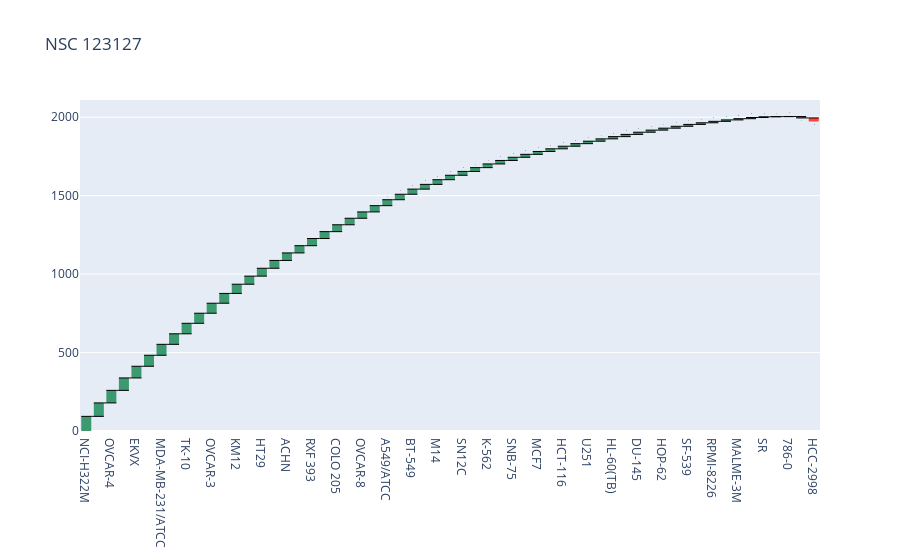

Notebook code cell kept with this figure:
### Code cell
txt="""
    Cell Panel: {}\n
    Cell Line: {}\n
    Average Growth Inhibition: {}    
"""
fig2 = go.Figure(go.Waterfall(
    name="NSC 123127",orientation='v',
    x=[cl['cellname'] for cl in wf_data['cellline']],
    y=[w_d for w_d in wf_data['GrowthPercent']],
    text=[txt.format(w_d.cellpnl['panelnme'],w_d.cellline['cellname'],w_d.GrowthPercent) for w_d in wf_data.itertuples()],
    connector = {"mode":"spanning", "line":{"width":1, "color":"rgb(0, 0, 0)", "dash":"solid"}}
))

fig2.update_layout(title="NSC 123127")

### Figure 1 — Plotly figure (JSON) as saved in the notebook; plotly's stock layout.template omitted (floating-point values rounded to 4 significant figures)
{"data": [{"connector": {"line": {"color": "rgb(0, 0, 0)", "dash": "solid", "width": 1}, "mode": "spanning"}, "name": "NSC 123127", "orientation": "v", "text": ["\n    Cell Panel: Non-Small Cell Lung Cancer\n\n    Cell Line: NCI-H322M\n\n    Average Growth Inhibition: 93.2624    \n", "\n    Cell Panel: Ovarian Cancer\n\n    Cell Line: NCI/ADR-RES\n\n    Average Growth Inhibition: 85.6718    \n", "\n    Cell Panel: Ovarian Cancer\n\n    Cell Line: OVCAR-4\n\n    Average Growth Inhibition: 80.0119    \n", "\n    Cell Panel: Colon Cancer\n\n    Cell Line: HCT-15\n\n    Average Growth Inhibition: 79.234    \n", "\n    Cell Panel: Non-Small Cell Lung Cancer\n\n    Cell Line: EKVX\n\n    Average Growth Inhibition: 74.3344    \n", "\n    Cell Panel: Renal Cancer\n\n    Cell Line: CAKI-1\n\n    Average Growth Inhibition: 70.0689    \n", "\n    Cell Panel: Breast Cancer\n\n    Cell Line: MDA-MB-231/ATCC\n\n    Average Growth Inhibition: 69.7464    \n", "\n    Cell Panel: Renal Cancer\n\n    Cell Line: UO-31\n\n    Average Growth Inhibition: 67.1626    \n", "\n    Cell Panel: Renal Cancer\n\n    Cell Line: TK-10\n\n    Average Growth Inhibition: 66.8771    \n", "\n    Cell Panel: Melanoma\n\n    Cell Line: MDA-MB-435\n\n    Average Growth Inhibition: 64.2625    \n", "\n    Cell Panel: Ovarian Cancer\n\n    Cell Line: OVCAR-3\n\n    Average Growth Inhibition: 63.7123    \n", "\n    Cell Panel: Melanoma\n\n    Cell Line: SK-MEL-2\n\n    Average Growth Inhibition: 62.43    \n", "\n    Cell Panel: Colon Cancer\n\n    Cell Line: KM12\n\n    Average Growth Inhibition: 58.6151    \n", "\n    Cell Panel: Melanoma\n\n    Cell Line: SK-MEL-28\n\n    Average Growth Inhibition: 51.5544    \n", "\n    Cell Panel: Colon Cancer\n\n    Cell Line: HT29\n\n    Average Growth Inhibition: 50.1512    \n", "\n    Cell Panel: Ovarian Cancer\n\n    Cell Line: OVCAR-5\n\n    Average Growth Inhibition: 49.9135    \n", "\n    Cell Panel: Renal Cancer\n\n    Cell Line: ACHN\n\n    Average Growth Inhibition: 47.878    \n", "\n    Cell Panel: Ovarian Cancer\n\n    Cell Line: IGROV1\n\n    Average Growth Inhibition: 46.0475    \n", "\n    Cell Panel: Renal Cancer\n\n    Cell Line: RXF 393\n\n    Average Growth Inhibition: 45.8027    \n", "\n    Cell Panel: Prostate Cancer\n\n    Cell Line: PC-3\n\n    Average Growth Inhibition: 43.8512    \n", "\n    Cell Panel: Colon Cancer\n\n    Cell Line: COLO 205\n\n    Average Growth Inhibition: 43.7183    \n", "\n    Cell Panel: Breast Cancer\n\n    Cell Line: HS 578T\n\n    Average Growth Inhibition: 41.4933    \n", "\n    Cell Panel: Ovarian Cancer\n\n    Cell Line: OVCAR-8\n\n    Average Growth Inhibition: 40.4616    \n", "\n    Cell Panel: Ovarian Cancer\n\n    Cell Line: SK-OV-3\n\n    Average Growth Inhibition: 39.8973    \n", "\n    Cell Panel: Non-Small Cell Lung Cancer\n\n    Cell Line: A549/ATCC\n\n    Average Growth Inhibition: 37.7984    \n", "\n    Cell Panel: CNS Cancer\n\n    Cell Line: SF-268\n\n    Average Growth Inhibition: 34.8801    \n", "\n    Cell Panel: Breast Cancer\n\n    Cell Line: BT-549\n\n    Average Growth Inhibition: 32.7956    \n", "\n    Cell Panel: Melanoma\n\n    Cell Line: UACC-257\n\n    Average Growth Inhibition: 30.1423    \n", "\n    Cell Panel: Melanoma\n\n    Cell Line: M14\n\n    Average Growth Inhibition: 29.7339    \n", "\n    Cell Panel: Colon Cancer\n\n    Cell Line: SW-620\n\n    Average Growth Inhibition: 28.2593    \n", "\n    Cell Panel: Renal Cancer\n\n    Cell Line: SN12C\n\n    Average Growth Inhibition: 24.5983    \n", "\n    Cell Panel: Non-Small Cell Lung Cancer\n\n    Cell Line: NCI-H522\n\n    Average Growth Inhibition: 24.1166    \n", "\n    Cell Panel: Leukemia\n\n    Cell Line: K-562\n\n    Average Growth Inhibition: 23.4991    \n", "\n    Cell Panel: Renal Cancer\n\n    Cell Line: A498\n\n    Average Growth Inhibition: 22.2426    \n", "\n    Cell Panel: CNS Cancer\n\n    Cell Line: SNB-75\n\n    Average Growth Inhibition: 20.2167    \n", "\n    Cell Panel: Melanoma\n\n    Cell Line: UACC-62\n\n    Average Growth Inhibition: 18.8141    \n", "\n    Cell Panel: Breast Cancer\n\n    Cell Line: MCF7\n\n    Average Growth Inhibition: 18.2095    \n", "\n    Cell Panel: Melanoma\n\n    Cell Line: LOX IMVI\n\n    Average Growth Inhibition: 16.95    \n", "\n    Cell Panel: Colon Cancer\n\n    Cell Line: HCT-116\n\n    Average Growth Inhibition: 16.5476    \n", "\n    Cell Panel: Breast Cancer\n\n    Cell Line: T-47D\n\n    Average Growth Inhibition: 16.301    \n", "\n    Cell Panel: CNS Cancer\n\n    Cell Line: U251\n\n    Average Growth Inhibition: 15.619    \n", "\n    Cell Panel: Non-Small Cell Lung Cancer\n\n    Cell Line: NCI-H23\n\n    Average Growth Inhibition: 14.93    \n", "\n    Cell Panel: Leukemia\n\n    Cell Line: HL-60(TB)\n\n    Average Growth Inhibition: 14.4034    \n", "\n    Cell Panel: CNS Cancer\n\n    Cell Line: SNB-19\n\n    Average Growth Inhibition: 13.9623    \n", "\n    Cell Panel: Prostate Cancer\n\n    Cell Line: DU-145\n\n    Average Growth Inhibition: 13.9557    \n", "\n    Cell Panel: CNS Cancer\n\n    Cell Line: SF-295\n\n    Average Growth Inhibition: 13.4616    \n", "\n    Cell Panel: Non-Small Cell Lung Cancer\n\n    Cell Line: HOP-62\n\n    Average Growth Inhibition: 12.356    \n", "\n    Cell Panel: Leukemia\n\n    Cell Line: MOLT-4\n\n    Average Growth Inhibition: 12.0509    \n", "\n    Cell Panel: CNS Cancer\n\n    Cell Line: SF-539\n\n    Average Growth Inhibition: 12.0112    \n", "\n    Cell Panel: Non-Small Cell Lung Cancer\n\n    Cell Line: NCI-H460\n\n    Average Growth Inhibition: 10.2262    \n", "\n    Cell Panel: Leukemia\n\n    Cell Line: RPMI-8226\n\n    Average Growth Inhibition: 9.2909    \n", "\n    Cell Panel: Melanoma\n\n    Cell Line: SK-MEL-5\n\n    Average Growth Inhibition: 9.0425    \n", "\n    Cell Panel: Melanoma\n\n    Cell Line: MALME-3M\n\n    Average Growth Inhibition: 7.7882    \n", "\n    Cell Panel: Leukemia\n\n    Cell Line: CCRF-CEM\n\n    Average Growth Inhibition: 7.6365    \n", "\n    Cell Panel: Leukemia\n\n    Cell Line: SR\n\n    Average Growth Inhibition: 4.4367    \n", "\n    Cell Panel: Non-Small Cell Lung Cancer\n\n    Cell Line: NCI-H226\n\n    Average Growth Inhibition: 1.2384    \n", "\n    Cell Panel: Renal Cancer\n\n    Cell Line: 786-0\n\n    Average Growth Inhibition: 0.3852    \n", "\n    Cell Panel: Non-Small Cell Lung Cancer\n\n    Cell Line: HOP-92\n\n    Average Growth Inhibition: -8.8006    \n", "\n    Cell Panel: Colon Cancer\n\n    Cell Line: HCC-2998\n\n    Average Growth Inhibition: -22.4716    \n"], "type": "waterfall", "x": ["NCI-H322M", "NCI/ADR-RES", "OVCAR-4", "HCT-15", "EKVX", "CAKI-1", "MDA-MB-231/ATCC", "UO-31", "TK-10", "MDA-MB-435", "OVCAR-3", "SK-MEL-2", "KM12", "SK-MEL-28", "HT29", "OVCAR-5", "ACHN", "IGROV1", "RXF 393", "PC-3", "COLO 205", "HS 578T", "OVCAR-8", "SK-OV-3", "A549/ATCC", "SF-268", "BT-549", "UACC-257", "M14", "SW-620", "SN12C", "NCI-H522", "K-562", "A498", "SNB-75", "UACC-62", "MCF7", "LOX IMVI", "HCT-116", "T-47D", "U251", "NCI-H23", "HL-60(TB)", "SNB-19", "DU-145", "SF-295", "HOP-62", "MOLT-4", "SF-539", "NCI-H460", "RPMI-8226", "SK-MEL-5", "MALME-3M", "CCRF-CEM", "SR", "NCI-H226", "786-0", "HOP-92", "HCC-2998"], "y": [93.26, 85.67, 80.01, 79.23, 74.33, 70.07, 69.75, 67.16, 66.88, 64.26, 63.71, 62.43, 58.62, 51.55, 50.15, 49.91, 47.88, 46.05, 45.8, 43.85, 43.72, 41.49, 40.46, 39.9, 37.8, 34.88, 32.8, 30.14, 29.73, 28.26, 24.6, 24.12, 23.5, 22.24, 20.22, 18.81, 18.21, 16.95, 16.55, 16.3, 15.62, 14.93, 14.4, 13.96, 13.96, 13.46, 12.36, 12.05, 12.01, 10.23, 9.291, 9.043, 7.788, 7.636, 4.437, 1.238, 0.3852, -8.801, -22.47]}], "layout": {"title": {"text": "NSC 123127"}}}
